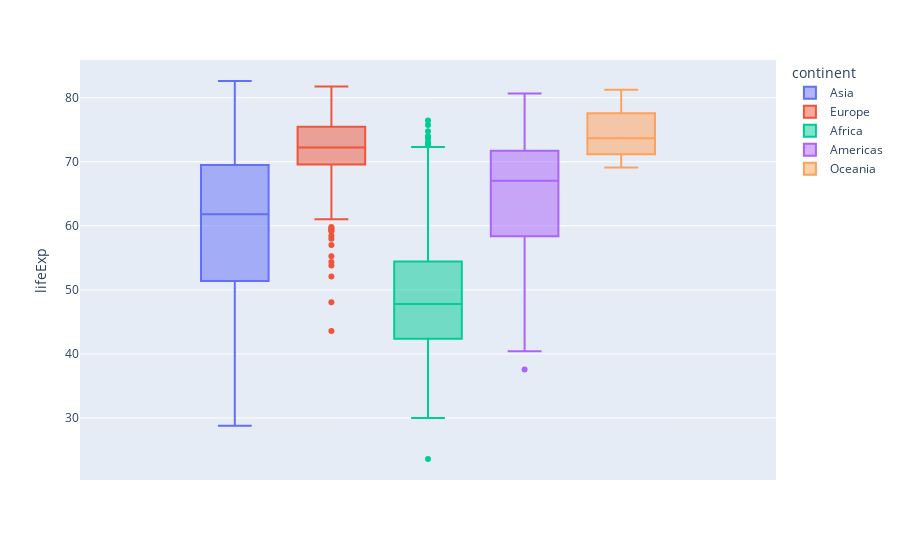

This figure's notebook cell:
### Markdown cell above
### Box Plot - Colored / Grouped

### Code cell
px.box(data_frame= gapminder, y = 'lifeExp', color = 'continent')

### Figure 1 — Plotly figure (JSON) as saved in the notebook; plotly's stock layout.template omitted (floating-point values rounded to 4 significant figures; data arrays with more than 128 entries replaced by an {"elided": "..."} marker saying what was removed)
{"data": [{"alignmentgroup": "True", "hovertemplate": "continent=Asia<br>lifeExp=%{y}<extra></extra>", "legendgroup": "Asia", "marker": {"color": "#636efa"}, "name": "Asia", "notched": false, "offsetgroup": "Asia", "orientation": "v", "showlegend": true, "type": "box", "x0": " ", "xaxis": "x", "y": {"elided": "396 float values"}, "y0": " ", "yaxis": "y"}, {"alignmentgroup": "True", "hovertemplate": "continent=Europe<br>lifeExp=%{y}<extra></extra>", "legendgroup": "Europe", "marker": {"color": "#EF553B"}, "name": "Europe", "notched": false, "offsetgroup": "Europe", "orientation": "v", "showlegend": true, "type": "box", "x0": " ", "xaxis": "x", "y": {"elided": "360 float values"}, "y0": " ", "yaxis": "y"}, {"alignmentgroup": "True", "hovertemplate": "continent=Africa<br>lifeExp=%{y}<extra></extra>", "legendgroup": "Africa", "marker": {"color": "#00cc96"}, "name": "Africa", "notched": false, "offsetgroup": "Africa", "orientation": "v", "showlegend": true, "type": "box", "x0": " ", "xaxis": "x", "y": {"elided": "624 float values"}, "y0": " ", "yaxis": "y"}, {"alignmentgroup": "True", "hovertemplate": "continent=Americas<br>lifeExp=%{y}<extra></extra>", "legendgroup": "Americas", "marker": {"color": "#ab63fa"}, "name": "Americas", "notched": false, "offsetgroup": "Americas", "orientation": "v", "showlegend": true, "type": "box", "x0": " ", "xaxis": "x", "y": {"elided": "300 float values"}, "y0": " ", "yaxis": "y"}, {"alignmentgroup": "True", "hovertemplate": "continent=Oceania<br>lifeExp=%{y}<extra></extra>", "legendgroup": "Oceania", "marker": {"color": "#FFA15A"}, "name": "Oceania", "notched": false, "offsetgroup": "Oceania", "orientation": "v", "showlegend": true, "type": "box", "x0": " ", "xaxis": "x", "y": [69.12, 70.33, 70.93, 71.1, 71.93, 73.49, 74.74, 76.32, 77.56, 78.83, 80.37, 81.23, 69.39, 70.26, 71.24, 71.52, 71.89, 72.22, 73.84, 74.32, 76.33, 77.55, 79.11, 80.2], "y0": " ", "yaxis": "y"}], "layout": {"boxmode": "group", "legend": {"title": {"text": "continent"}, "tracegroupgap": 0}, "margin": {"t": 60}, "xaxis": {"anchor": "y", "domain": [0, 1]}, "yaxis": {"anchor": "x", "domain": [0, 1], "title": {"text": "lifeExp"}}}}
